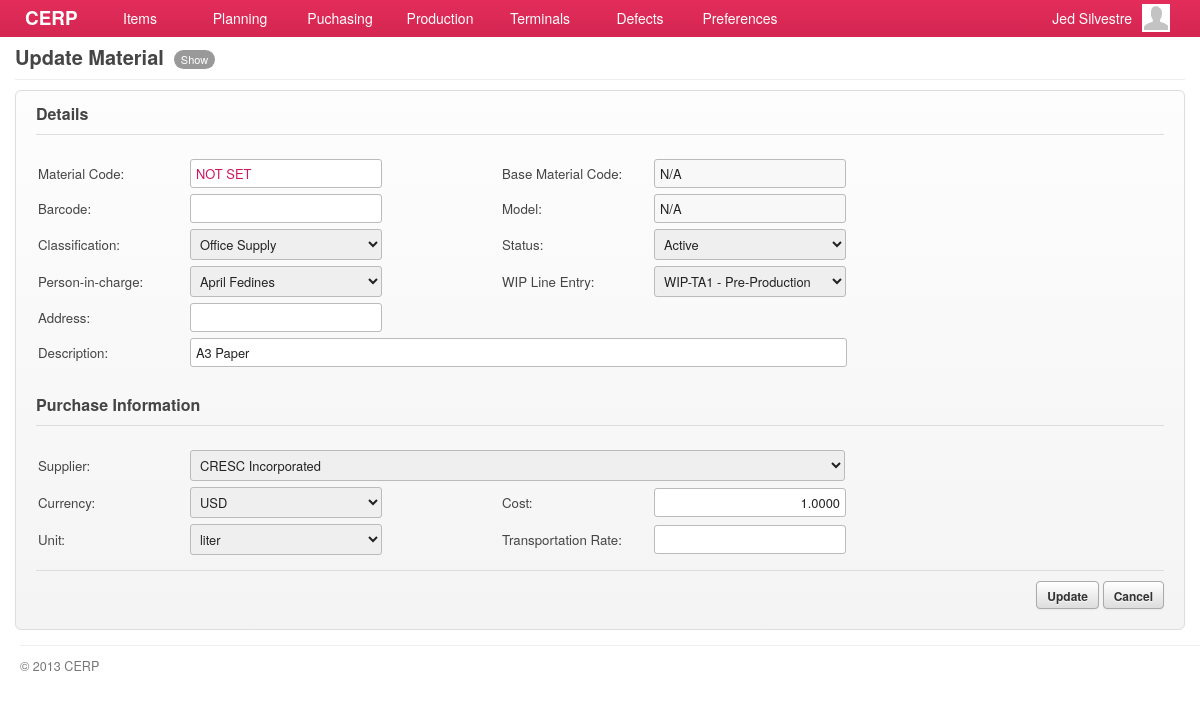
The app's page /account/indirect-materials-edit.php?mid=973 (signed in), older data.
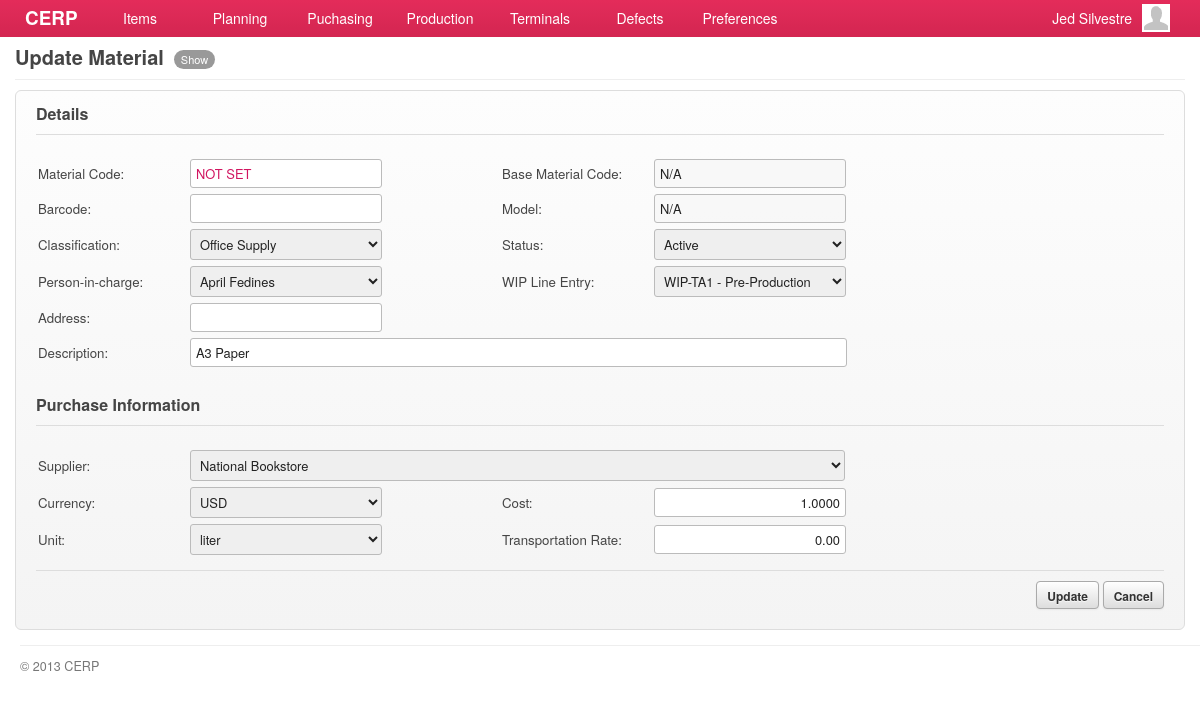
The same page, newer data.
### tables this page shows
CREATE TABLE `item_costs` (
  `id` int(11) NOT NULL AUTO_INCREMENT,
  `item_id` int(11) DEFAULT NULL,
  `item_type` varchar(3) DEFAULT NULL,
  `supplier` int(11) DEFAULT NULL,
  `unit` int(11) DEFAULT NULL,
  `currency` int(11) DEFAULT NULL,
  `cost` decimal(14,4) DEFAULT '0.0000',
  `moq` decimal(14,4) DEFAULT '0.0000',
  `transportation_rate` decimal(14,2) DEFAULT '0.00',
  `created_at` timestamp NULL DEFAULT NULL,
  `updated_at` timestamp NULL DEFAULT NULL,
  PRIMARY KEY (`id`)
);

### include/general.class.php (called while the page is built, shortened)
<?php
require('database.class.php');
require('capabilities.class.php');
require('role.class.php');
$HostAccount	= "account";
$DB				= new MySQL;
  $Host			= "cerp";
  $HostAccount	= "/".$Host."/".$HostAccount;
  $DB->database	= "cerpdb";
  $DB->username	= "cerpuser";
  $DB->password	= "cerpuser";
  $DB->hostname	= "localhost";
$Capabilities	= new Capabilities($DB);
$Signed			= $_SESSION['user'];
$Role		= new Role($DB, $Signed['id']);
require('functions.php');
?>

### include/role.class.php (called while the page is built, shortened)
<?php
class Role
{
	private $DB;
	private $user_id;
	function Role($db, $uid) {
  	$this->DB = $db;
		$this->user_id = $uid;
  }
	function isCapableByName($cap_name) {
		foreach ($this->getUserRoles() as $user_role) {
			$result = $this->DB->Find('role_capabilities', array(
						  			'columns' 		=> 'role_capabilities.*',
						  			'joins' => 'INNER JOIN capabilities ON capabilities.id = role_capabilities.capability_id',
						  	    'conditions' 	=> 'capabilities.capability="'. $cap_name .'" AND role_id='. $user_role['role_id']));
			if(isset($result)) {
				return TRUE;
			}
		}
	}
	function getUserRoles() {
		$result = $this->DB->Get('user_roles', array(
						  			'columns' 		=> 'user_roles.role_id, roles.name',
						  			'joins' => 'INNER JOIN roles ON roles.id = user_roles.role_id',
						  	    'conditions' 	=> 'user_roles.user_id='. $this->user_id));
		if(isset($result)) {
			return $result;
		}
	}
}

### include/database.class.php (called while the page is built, shortened)
<?php
class MySQL {
  public $username	= "cerpuser";
  public $password	= "cerpuser";
  public $hostname	= "localhost";
  public function Connect() {
    $conn = mysql_connect($this->hostname, $this->username, $this->password) or die("<br/><span class='notice'><p class='error'><strong>ERROR!</strong> Unable to connect to MySQL! </p></span>");
    return $conn;
  }
  public function Query($sql) {
  	$conn = $this->Connect();
    $result = mysql_query($sql, $conn);
	return $result;
  }
  function Get($table, $args='') {
  	if (isset($args)) {
  	  $args['columns'] = (isset($args['columns']) ? $args['columns'] : '*');
  	  $args['joins'] = (isset($args['joins']) ? $args['joins'] : '');
		  $args['conditions'] = ($args['conditions'] == '' ? '' : 'WHERE '.$args['conditions']);
		  $args['sort_column'] = ($args['sort_column'] == '' ? '' : 'ORDER BY '.$args['sort_column']);
		  $args['sort_order'] = ($args['sort_order'] == '' ? '' : $args['sort_order']);
		  $args['startpoint'] = ($args['startpoint'] == '' ? '' : 'LIMIT '.$args['startpoint']);
		  $args['limit'] = ($args['limit'] == '' ? '' : ','.$args['limit']);
		}
	$data = array();
	$sql = "SELECT ".$args['columns']." FROM ".$table." ".$args['joins']." ".$args['conditions']." ".$args['sort_column']." ".$args['sort_order']." ".$args['startpoint']." ".$args['limit'];
	$result = $this->IsEmpty($this->Query($sql));
	if(!empty($result)) {
      while ($row = mysql_fetch_array($result)) {
        $data[] = $row;
      }
	}
	return $data;
  }
  function Find($table, $args='') {
  	if (isset($args)) {
  	  $args['columns'] = (isset($args['columns']) ? $args['columns'] : '*');
  	  $args['joins'] = (isset($args['joins']) ? $args['joins'] : '');
	  $args['conditions'] = ($args['conditions'] == '' ? '' : 'where '.$args['conditions']);
	}
	$sql = "SELECT ".$args['columns']." FROM ".$table." ".$args['joins']." ".$args['conditions'] ." ". $args['sort_column'];
	$row = $this->IsEmpty($this->Query($sql));
	if($row == null) { return null; }
	return mysql_fetch_array($row);
  }
  private function IsEmpty($result) {
    if(mysql_num_rows($result) > 0) return $result;
    return null;
  }
}

### include/capabilities.class.php (called while the page is built, shortened)
<?php
class Capabilities {
  private $DB;
	public $All;
	function Capabilities($db) {
		$this->DB = $db;
		$this->GetCapabilities();
	}
  function GetTitle() {
    global $capability_key;
	return $this->All[$capability_key]['title'];
  }
  function GetUrl() {
    global $capability_key;
	return $this->All[$capability_key]['url'];
  }
	function GetCapabilities() {
		$capabilities = $this->DB->Get('capabilities', array(
					  			'columns' 		=> 'id, capability, title, name, parent, url',
					  	    'conditions' 	=> 'parent IS NOT null ORDER BY parent'));
		$all = array();
		foreach ($capabilities as $cap) {
			$all[$cap['capability']] = array('title' => $cap['title'],'name' => $cap['name'], 'url' => $cap['url'], 'parent' => $cap['parent']);
		}
		$this->All = $all;
	}
}

### include/functions.php (the view, shortened to what the changed rows need)
<?php
function host($uri='') {
  global $HostAccount;
  return $HostAccount."/".$uri;
}
function select_query_tag($rows=array(), $key='', $value='', $selected='', $id='', $name='', $option='', $style='', $readonly = FALSE) {
  $tag = '<select id="'.$id.'" name="'.$name.'" style="'.$style.'" '. ($ro=($readonly) ? 'disabled' : '') .'>';
  $tag .= ($option == '' ? '' : '<option value="">'.$option.'</option>');
  if (!empty($rows)) {
    foreach($rows as $row) {
	  $tag .= '<option value="'.trim($row[$key]).'" ';
	  $tag .= ($selected == trim($row[$key]) ? 'selected="selected">' : '>');
	  $tag .= $row[$value];
	  $tag .= '</option>';
	}
  }
  $tag .= '</select>';
  echo $tag;
}

### account/indirect-materials-edit.php (shortened to what the changed rows need)
<?php
  $capability_key = 'edit_indirect_material';
  require('header.php');
	$allowed = $Role->isCapableByName($capability_key);
	if(!$allowed) {
		require('inaccessible.php');
	}else{
	  if(isset($_GET['mid'])) {
	  	$materials = $DB->Find('materials', array(
					  			'columns' 		=> 'materials.*',
					  	    'conditions' 	=> 'materials.id = '.$_GET['mid'],
					  	    'joins' 			=> 'LEFT OUTER JOIN item_classifications ON materials.material_classification = item_classifications.id
																		LEFT OUTER JOIN users ON materials.person_in_charge = users.id'
	  	  )
			);
			$item_costs = $DB->Find('item_costs', array('columns' => 'supplier, unit, currency, cost, transportation_rate',
	  							'conditions' => 'item_id = '.$_GET['mid'].' AND item_type="MAT"'));
				$address = $DB->Find('location_address_items', array(
						  			'columns' 		=> 'location_address_items.id, location_address_items.address AS add_id, location_addresses.address',
						  			'joins'				=> 'INNER JOIN location_addresses ON location_addresses.id = location_address_items.address',
						  	    'conditions' 	=> 'location_address_items.item_type="MAT" AND location_address_items.item_id = '.$_GET['mid']
		  	  )
				);
	  }
	  $classifications = $DB->Get('item_classifications', array('columns' => 'id, classification', 'sort_column' => 'classification'));
		$pics = $DB->Get('users', array('columns' => 'id, CONCAT(users.first_name, " ", users.last_name) AS pic', 'sort_column' => 'first_name'));
		$status = $DB->Get('lookups', array('columns' => 'id, description', 'conditions'  => 'parent = "'.get_lookup_code('item_status').'"', 'sort_column' => 'description'));
		$suppliers = $DB->Get('suppliers', array('columns' => 'id, name', 'sort_column' => 'name'));
		$units = $DB->Get('lookups', array('columns' => 'id, description', 'conditions'  => 'parent = "'.get_lookup_code('unit_of_measure').'"', 'sort_column' => 'code'));
	  $currencies = $DB->Get('lookups', array('columns' => 'id, code', 'conditions'  => 'parent = "'.get_lookup_code('currency').'"', 'sort_column' => 'code'));
		$terminals = $DB->Get('terminals', array('columns' => 'id, CONCAT(terminal_code," - ", terminal_name) AS terminal', 'conditions' => 'location_id=4 AND type="IN"', 'sort_column' => 'id'));
?>
	<div id="page">
		<div id="page-title">
    	<h2>
      	<span class="title"><?php echo $Capabilities->GetTitle(); ?></span>
        <?php
					echo '<a href="'.$Capabilities->All['show_indirect_material']['url'].'?mid='.$_GET['mid'].'" class="nav">'.$Capabilities->All['show_indirect_material']['name'].'</a>';
				?>
      </h2>
		</div>
		<div id="content">
			<form class="form-container" action="<?php echo host($Capabilities->GetUrl()) ?>" method="POST">
				<h3 class="form-title">Details</h3>
        <table>
           <tr>
              <td width="150">Material Code:</td><td width="310"><input type="text" value="<?php echo $materials['material_code'] ?>" class="text-field magenta" />
              </td>
              <td width="150">Base Material Code:</td><td><input type="text" value="N/A" class="text-field" disabled/></td>
           </tr>
           <tr>
              <td>Barcode:</td><td><input type="text" id="material[bar_code]" name="material[bar_code]" value="<?php echo $materials['bar_code'] ?>" class="text-field" />
              </td>
              <td>Model:</td><td><input type="text" value="N/A" class="text-field" disabled/></td>
           </tr>
           <tr>
              <td>Classification:</td><td><?php select_query_tag($classifications, 'id', 'classification', $materials['material_classification'], 'material[material_classification]', 'material[material_classification]', '', 'width:192px;'); ?></td>
              <td>Status:</td><td><?php select_query_tag($status, 'id', 'description', $materials['status'], 'material[status]', 'material[status]', '', 'width:192px;'); ?></td>
           </tr>
           <tr>
              <td>Person-in-charge:</td><td><?php select_query_tag($pics, 'id', 'pic', $materials['person_in_charge'], 'material[person_in_charge]', 'material[person_in_charge]', '', 'width:192px;'); ?></td>
              <td>WIP Line Entry:</td><td></td>
           </tr>
           <tr>
              <td>Address:</td><td><input type="text"  value="<?php echo $address['address'] ?>" class="text-field" />
              </td>
              <td></td><td></td>
           </tr>
           <tr>
              <td>Description:</td>
              <td colspan="99">
                <input type="text" id="material[description]" name="material[description]" value="<?php echo $materials['description'] ?>" class="text-field" style="width:645px" />
              </td>
           </tr>
           <tr><td height="5" colspan="99"></td></tr>
        </table>
        <br/>
        <h3 class="form-title">Purchase Information</h3>
        <table>
           <tr>
              <td width="150">Supplier:</td>
              <td colspan="99">
              </td>
           </tr>
           <tr>
           		<td width="150">Currency:</td><td width="310"><?php select_query_tag($currencies, 'id', 'code', $item_costs['currency'], 'item_cost[currency]', 'item_cost[currency]', '', 'width:192px;'); ?></td>
           		<td width="150">Cost:</td><td><input type="text" id="item_cost[cost]" name="item_cost[cost]" value="<?php echo $item_costs['cost'] ?>" class="text-field text-right" /></td>
           </tr>
           <tr>
              <td width="150">Unit:</td><td width="310"><?php select_query_tag($units, 'id', 'description', $item_costs['unit'], 'item_cost[unit]', 'item_cost[unit]', '', 'width:192px;'); ?></td>
              <td>Transportation Rate:</td><td><input type="text" id="item_cost[transportation_rate]" name="item_cost[transportation_rate]" value="<?php echo $item_costs['transportation_rate'] ?>" class="text-field text-right" /></td>
           </tr>
           <tr><td height="5" colspan="99"></td></tr>
        </table>
         <div class="field-command">
       	   <input type="submit" value="Update" class="btn"/>
           <input type="button" value="Cancel" class="btn redirect-to" rel="<?php echo host('indirect-materials-show.php?mid='.$_GET['mid']); ?>"/>
         </div>
				</form>
		</div>
	</div>
<?php }
require('footer.php'); ?>

Row changes from the older to the newer data that the page shows:
changed item_costs: transportation_rate (not shown) → "0.00"
Text that changed along with them:
form field value: "CRESC Incorporated" → "National Bookstore"
